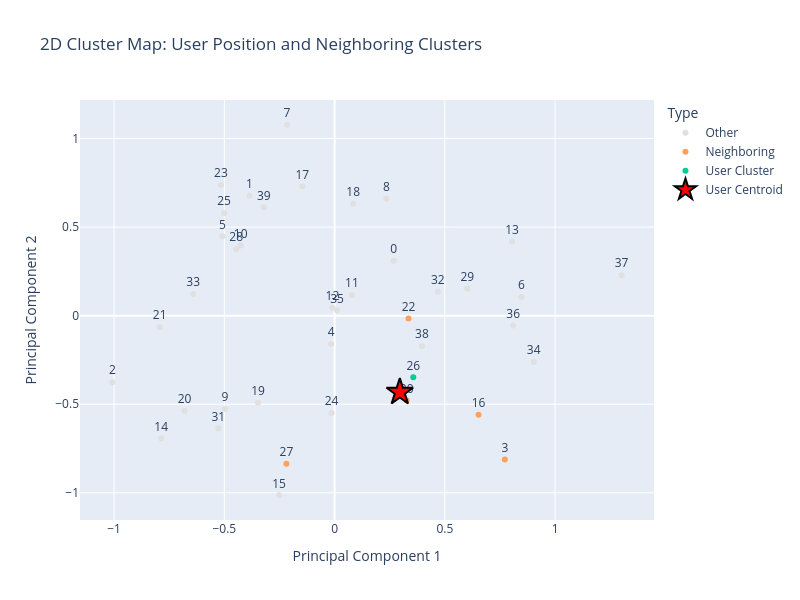

The notebook cell saved with this chart:
### Markdown cell above
## 2D Cluster Visualization with User Position

### Code cell
# Apply PCA to cluster centroids for 2D visualization
pca_2d = PCA(n_components=2, random_state=CONFIG['random_state'])
centroids_2d = pca_2d.fit_transform(cluster_centroids)
user_centroid_2d = pca_2d.transform([user_centroid])[0]

# Create DataFrame for plotting
centroids_plot_df = pd.DataFrame({
    'PC1': centroids_2d[:, 0],
    'PC2': centroids_2d[:, 1],
    'Cluster': range(n_clusters),
    'Type': ['User Cluster' if i == user_cluster else 'Neighboring' if i in neighboring_clusters else 'Other' 
             for i in range(n_clusters)]
})

# Plot
fig = px.scatter(
    centroids_plot_df,
    x='PC1',
    y='PC2',
    color='Type',
    text='Cluster',
    title='2D Cluster Map: User Position and Neighboring Clusters',
    labels={'PC1': 'Principal Component 1', 'PC2': 'Principal Component 2'},
    color_discrete_map={
        'User Cluster': '#00CC96',
        'Neighboring': '#FFA15A',
        'Other': '#E0E0E0'
    },
    size_max=15
)

# Add user centroid
fig.add_scatter(
    x=[user_centroid_2d[0]],
    y=[user_centroid_2d[1]],
    mode='markers',
    marker=dict(size=20, color='red', symbol='star', line=dict(width=2, color='black')),
    name='User Centroid',
    showlegend=True
)

fig.update_traces(textposition='top center')
fig.update_layout(height=600, width=800)
fig.show()

### Figure 1 — Plotly figure (JSON) as saved in the notebook; plotly's stock layout.template omitted (floating-point values rounded to 4 significant figures)
{"data": [{"hovertemplate": "Type=Other<br>Principal Component 1=%{x}<br>Principal Component 2=%{y}<br>Cluster=%{text}<extra></extra>", "legendgroup": "Other", "marker": {"color": "#E0E0E0", "symbol": "circle"}, "mode": "markers+text", "name": "Other", "orientation": "v", "showlegend": true, "text": [0.0, 1.0, 2.0, 4.0, 5.0, 6.0, 7.0, 8.0, 9.0, 10.0, 11.0, 12.0, 13.0, 14.0, 15.0, 17.0, 18.0, 19.0, 20.0, 21.0, 23.0, 24.0, 25.0, 28.0, 29.0, 31.0, 32.0, 33.0, 34.0, 35.0, 36.0, 37.0, 38.0, 39.0], "textposition": "top center", "type": "scatter", "x": [0.2681, -0.3864, -1.007, -0.01536, -0.5091, 0.8476, -0.2156, 0.235, -0.4968, -0.426, 0.07885, -0.009652, 0.8048, -0.7864, -0.2519, -0.1462, 0.08463, -0.3469, -0.6805, -0.793, -0.5153, -0.01344, -0.501, -0.4462, 0.602, -0.5271, 0.4683, -0.6415, 0.903, 0.01133, 0.8102, 1.301, 0.3959, -0.3209], "xaxis": "x", "y": [0.3105, 0.6761, -0.3756, -0.1607, 0.448, 0.1058, 1.077, 0.6604, -0.5265, 0.3959, 0.1172, 0.04489, 0.4182, -0.6924, -1.014, 0.7302, 0.6314, -0.4915, -0.5372, -0.06436, 0.737, -0.5495, 0.5784, 0.3749, 0.1527, -0.6361, 0.1355, 0.1215, -0.2613, 0.02989, -0.05569, 0.2286, -0.1724, 0.6112], "yaxis": "y"}, {"hovertemplate": "Type=Neighboring<br>Principal Component 1=%{x}<br>Principal Component 2=%{y}<br>Cluster=%{text}<extra></extra>", "legendgroup": "Neighboring", "marker": {"color": "#FFA15A", "symbol": "circle"}, "mode": "markers+text", "name": "Neighboring", "orientation": "v", "showlegend": true, "text": [3.0, 16.0, 22.0, 27.0, 30.0], "textposition": "top center", "type": "scatter", "x": [0.7721, 0.6529, 0.3352, -0.2185, 0.3268], "xaxis": "x", "y": [-0.8113, -0.5599, -0.01565, -0.8357, -0.478], "yaxis": "y"}, {"hovertemplate": "Type=User Cluster<br>Principal Component 1=%{x}<br>Principal Component 2=%{y}<br>Cluster=%{text}<extra></extra>", "legendgroup": "User Cluster", "marker": {"color": "#00CC96", "symbol": "circle"}, "mode": "markers+text", "name": "User Cluster", "orientation": "v", "showlegend": true, "text": [26.0], "textposition": "top center", "type": "scatter", "x": [0.3568], "xaxis": "x", "y": [-0.3481], "yaxis": "y"}, {"marker": {"color": "red", "line": {"color": "black", "width": 2}, "size": 20, "symbol": "star"}, "mode": "markers", "name": "User Centroid", "showlegend": true, "textposition": "top center", "type": "scatter", "x": [0.2959], "y": [-0.4318]}], "layout": {"height": 600, "legend": {"title": {"text": "Type"}, "tracegroupgap": 0}, "title": {"text": "2D Cluster Map: User Position and Neighboring Clusters"}, "width": 800, "xaxis": {"anchor": "y", "domain": [0, 1], "title": {"text": "Principal Component 1"}}, "yaxis": {"anchor": "x", "domain": [0, 1], "title": {"text": "Principal Component 2"}}}}
